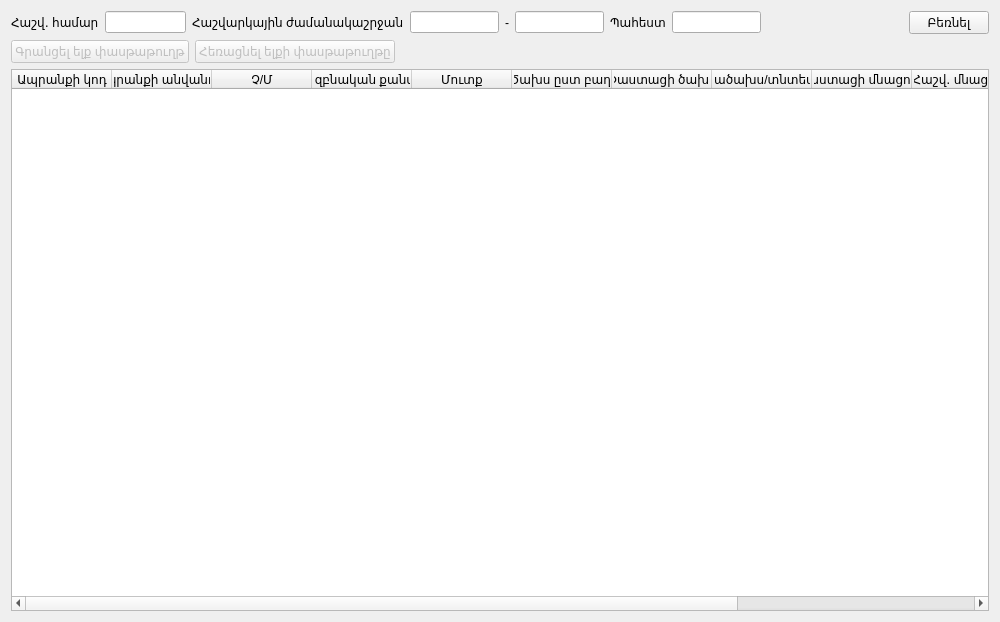
<?xml version="1.0" encoding="UTF-8"?>
<ui version="4.0">
 <class>Inventorization</class>
 <widget class="QWidget" name="Inventorization">
  <property name="geometry">
   <rect>
    <x>0</x>
    <y>0</y>
    <width>1000</width>
    <height>622</height>
   </rect>
  </property>
  <property name="windowTitle">
   <string>Form</string>
  </property>
  <layout class="QVBoxLayout" name="verticalLayout">
   <item>
    <widget class="QWidget" name="widget" native="true">
     <layout class="QHBoxLayout" name="horizontalLayout">
      <property name="leftMargin">
       <number>0</number>
      </property>
      <property name="topMargin">
       <number>0</number>
      </property>
      <property name="rightMargin">
       <number>0</number>
      </property>
      <property name="bottomMargin">
       <number>0</number>
      </property>
      <item>
       <widget class="QLabel" name="label_4">
        <property name="text">
         <string>Հաշվ․ համար</string>
        </property>
       </widget>
      </item>
      <item>
       <widget class="EQLineEdit" name="leInvDoc">
        <property name="maximumSize">
         <size>
          <width>100</width>
          <height>16777215</height>
         </size>
        </property>
        <property name="readOnly">
         <bool>true</bool>
        </property>
       </widget>
      </item>
      <item>
       <widget class="QLabel" name="label">
        <property name="text">
         <string>Հաշվարկային ժամանակաշրջան</string>
        </property>
       </widget>
      </item>
      <item>
       <widget class="EDateEdit" name="date1"/>
      </item>
      <item>
       <widget class="QLabel" name="label_2">
        <property name="text">
         <string>-</string>
        </property>
       </widget>
      </item>
      <item>
       <widget class="EDateEdit" name="date2"/>
      </item>
      <item>
       <widget class="QLabel" name="label_3">
        <property name="text">
         <string>Պահեստ</string>
        </property>
       </widget>
      </item>
      <item>
       <widget class="EQLineEdit" name="leStore"/>
      </item>
      <item>
       <spacer name="horizontalSpacer">
        <property name="orientation">
         <enum>Qt::Horizontal</enum>
        </property>
        <property name="sizeHint" stdset="0">
         <size>
          <width>161</width>
          <height>20</height>
         </size>
        </property>
       </spacer>
      </item>
      <item>
       <widget class="QPushButton" name="btnLoad">
        <property name="text">
         <string>Բեռնել</string>
        </property>
       </widget>
      </item>
     </layout>
    </widget>
   </item>
   <item>
    <widget class="QWidget" name="widget_2" native="true">
     <layout class="QHBoxLayout" name="horizontalLayout_2">
      <property name="leftMargin">
       <number>0</number>
      </property>
      <property name="topMargin">
       <number>0</number>
      </property>
      <property name="rightMargin">
       <number>0</number>
      </property>
      <property name="bottomMargin">
       <number>0</number>
      </property>
      <item>
       <widget class="QPushButton" name="btnWriteOutput">
        <property name="enabled">
         <bool>false</bool>
        </property>
        <property name="text">
         <string>Գրանցել ելք փասթաթուղթ</string>
        </property>
       </widget>
      </item>
      <item>
       <widget class="QPushButton" name="btnRemoveOutput">
        <property name="enabled">
         <bool>false</bool>
        </property>
        <property name="text">
         <string>Հեռացնել ելքի փասթաթուղթը</string>
        </property>
       </widget>
      </item>
      <item>
       <spacer name="horizontalSpacer_2">
        <property name="orientation">
         <enum>Qt::Horizontal</enum>
        </property>
        <property name="sizeHint" stdset="0">
         <size>
          <width>666</width>
          <height>20</height>
         </size>
        </property>
       </spacer>
      </item>
     </layout>
    </widget>
   </item>
   <item>
    <widget class="EQTableWidget" name="tbl">
     <property name="editTriggers">
      <set>QAbstractItemView::NoEditTriggers</set>
     </property>
     <property name="selectionMode">
      <enum>QAbstractItemView::NoSelection</enum>
     </property>
     <column>
      <property name="text">
       <string>Ապրանքի կոդ</string>
      </property>
     </column>
     <column>
      <property name="text">
       <string>Ապրանքի անվանում</string>
      </property>
     </column>
     <column>
      <property name="text">
       <string>Չ/Մ</string>
      </property>
     </column>
     <column>
      <property name="text">
       <string>Սկզբնական քանակ</string>
      </property>
     </column>
     <column>
      <property name="text">
       <string>Մուտք</string>
      </property>
     </column>
     <column>
      <property name="text">
       <string>Ծախս ըստ բաղ․</string>
      </property>
     </column>
     <column>
      <property name="text">
       <string>Փաստացի ծախս</string>
      </property>
     </column>
     <column>
      <property name="text">
       <string>Գերածախս/տնտեսում</string>
      </property>
     </column>
     <column>
      <property name="text">
       <string>Փաստացի մնացորդ</string>
      </property>
     </column>
     <column>
      <property name="text">
       <string>Հաշվ․ մնացորդ</string>
      </property>
     </column>
     <column>
      <property name="text">
       <string>Գին</string>
      </property>
     </column>
     <column>
      <property name="text">
       <string>Գումար</string>
      </property>
     </column>
    </widget>
   </item>
  </layout>
 </widget>
 <customwidgets>
  <customwidget>
   <class>EQLineEdit</class>
   <extends>QLineEdit</extends>
   <header location="global">eqlineedit.h</header>
   <slots>
    <signal>customButtonClicked(bool)</signal>
   </slots>
  </customwidget>
  <customwidget>
   <class>EDateEdit</class>
   <extends>QLineEdit</extends>
   <header location="global">edateedit.h</header>
  </customwidget>
  <customwidget>
   <class>EQTableWidget</class>
   <extends>QTableWidget</extends>
   <header location="global">eqtablewidget.h</header>
  </customwidget>
 </customwidgets>
 <resources/>
 <connections/>
</ui>
